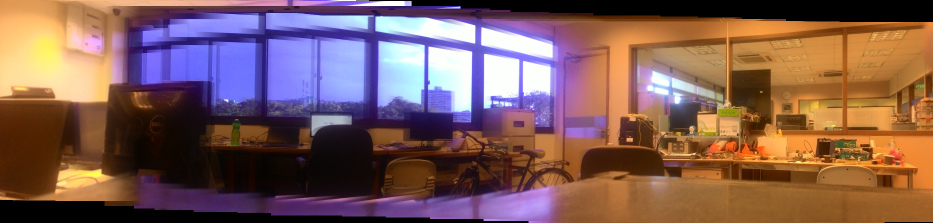
#> input picture Panorama_lab_15_pics.png, 1866 x 445 px (shown at 1/2 size)
$ python -i panorama8.py   (imports and definitions only)   (Python 2 division)
#> lines starting #> are read from the running program, lines starting #| are printed output that depends on the picture
# a modification of panorama6.py
# using to_fish_eye

# import the necessary packages
import numpy as np
import imutils
import cv2
import os
from os import listdir, mkdir
from os.path import isfile, join, exists
from utils import load_image
from transform import *


class Stitcher:
    def __init__(self):
        # determine if we are using OpenCV v3.X
        self.isv3 = imutils.is_cv3()
        self.reinforce_rows = 100
        self.meaningful_threshold = 0.7
        self.idenMatrix = np.array([[1, 0], [0, 1]])
        self.homo = None
        self.err_threshold = 0.00001

    def stitch(self, images, ratio=0.6, reprojThresh=4.0, deg=0.5):

        # [18 lines left out: function getError, not called in this run]

        # unpack the images
        (self.image_left, self.image_right) = images

        (kps, features) = self.detectAndDescribe(self.image_left)
        self.l_ori_kps = np.copy(kps)
        self.l_kps = np.copy(kps)
        self.l_features = np.copy(features)

        (kps, features) = self.detectAndDescribe(self.image_right)
        self.r_ori_kps = np.copy(kps)
        self.r_kps = np.copy(kps)
        self.r_features = np.copy(features)

        matchResult = self.matchKeypoints(self.r_kps, self.l_kps,
                                          self.r_features, self.l_features, ratio, reprojThresh)

        if matchResult is None:
            print 'images are not match!'
            return None

        (self.matches, H, self.status) = matchResult

        # [14 lines of commented-out code are left out]

        ite_max = 20
        step = deg  # should change to deg
        last_error = 999 # infinite
        coolest_error = (999, 0, None) # infinite

        for ite in range(ite_max):

            print 'deg = {}'.format(deg)

            inc_deg = deg + step
            dec_deg = deg - step

            (now_error, self.homo) = getError(self, deg)
            # print 'homo abc:', self.homo
            # cv2.imshow('warped', cv2.warpPerspective(self.image_right, self.homo, (1000, 1000)))
            # cv2.waitKey(0)
            if now_error < coolest_error[0]:
                coolest_error = (now_error, deg, self.homo)

            (inc_error, inc_homo) = getError(self, inc_deg)
            (dec_error, dec_homo) = getError(self, dec_deg)

            if inc_error < dec_error:
                deg = deg + step / 2.
            else:
                deg = deg - step / 2.

            step = step / 2.

            # print 'current error = {}, dec error = {}, inc error = {}'.format(now_error, dec_error, inc_error)

            if abs(now_error - last_error) < self.err_threshold:
                # print 'now_error = {}, break after {} iterations'.format(now_error, ite + 1)
                break

            last_error = now_error

        print 'Finally, use deg = {}'.format(coolest_error[1])
        deg = coolest_error[1]
        self.homo = coolest_error[2]
        # print self.homo
        if self.homo[0, 2] <= 0:
            return self.image_left if self.image_left.shape[1] > self.image_right.shape[1] else self.image_right


        image_left = to_fish_eye(self.image_left, deg)
        image_right = to_fish_eye(self.image_right, deg)

        image_right_wrapped = cv2.warpPerspective(image_right, self.homo,
                                         (image_left.shape[1] + int(self.homo[0, 2]),
                                          image_left.shape[0]),
                                          borderMode=cv2.BORDER_CONSTANT, borderValue=0)
        print 'homo: ', self.homo
        cv2.imshow('left', image_left)
        cv2.imshow('right', image_right_wrapped)

        result = self.paste(image_left, image_right_wrapped, moved=self.homo[0, 2])

        # cv2.imshow('result', result)
        # cv2.waitKey(0)

        return result

    # [221 lines left out: functions calibrate, findBound, paste, paste_2, paste_3, trimSurplusCols and 4 more, not called in this run]


# [148 lines not run here, left out]

>>> import cv2
>>> picture = cv2.imread('Panorama_lab_15_pics.png', cv2.IMREAD_GRAYSCALE)
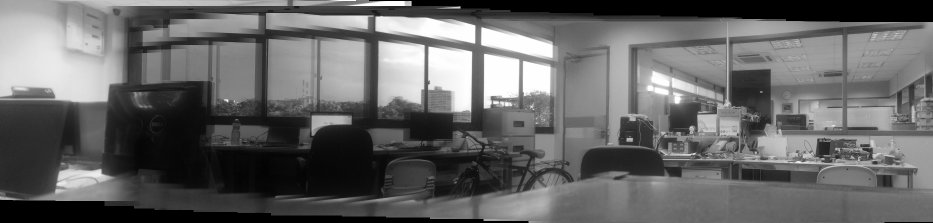
#> picture: shape (445, 1866) (shown at 1/2 size); min 0, max 254, mean 101.6
>>> result = Stitcher().stitch(picture)
#> (the run stopped early here; a loop or call above may not have finished)

$ run again, on Panorama_lab_9_pics.png
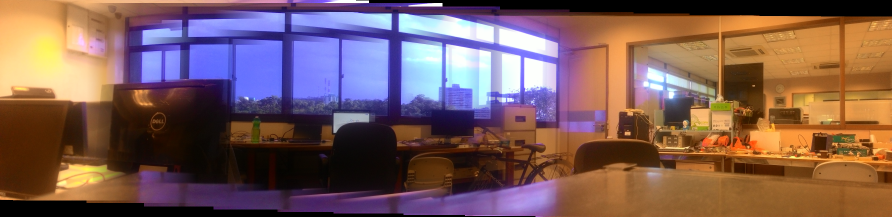
#> input picture Panorama_lab_9_pics.png, 1783 x 433 px (shown at 1/2 size)
#> `picture = cv2.imread('Panorama_lab_15_pics.png', cv2.IMREAD_GRAYSCALE)`:
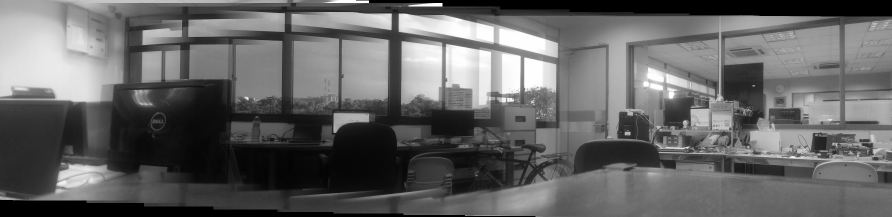
#> picture: shape (433, 1783) (shown at 1/2 size); min 0, max 255, mean 100.2

$ run again, on Tung_pano0.jpg
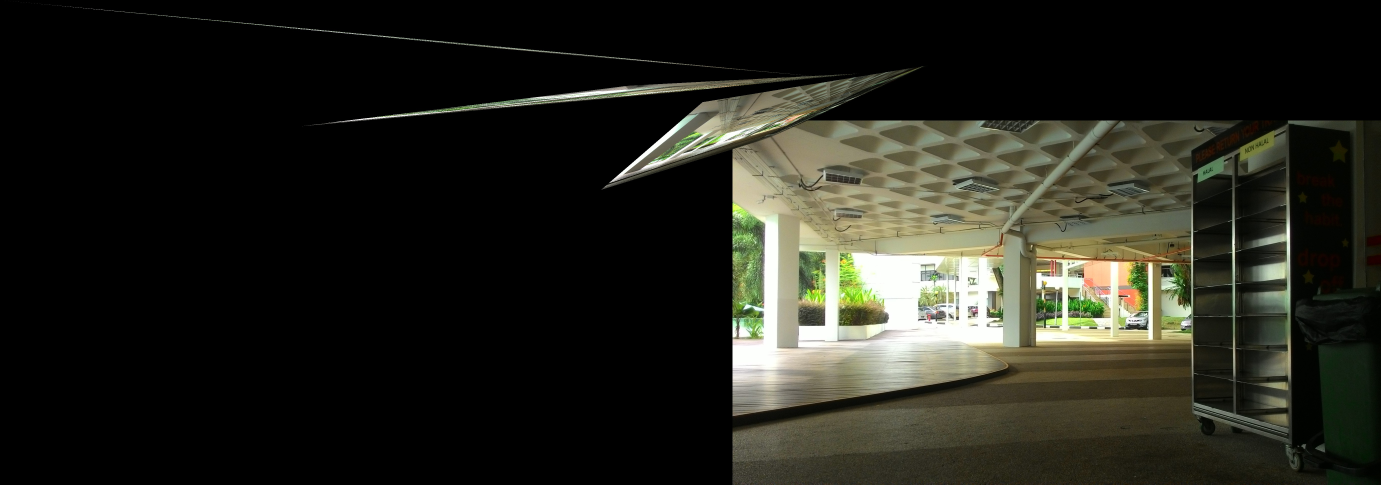
#> input picture Tung_pano0.jpg, 5522 x 1938 px (shown at 1/4 size)
#> `picture = cv2.imread('Panorama_lab_15_pics.png', cv2.IMREAD_GRAYSCALE)`:
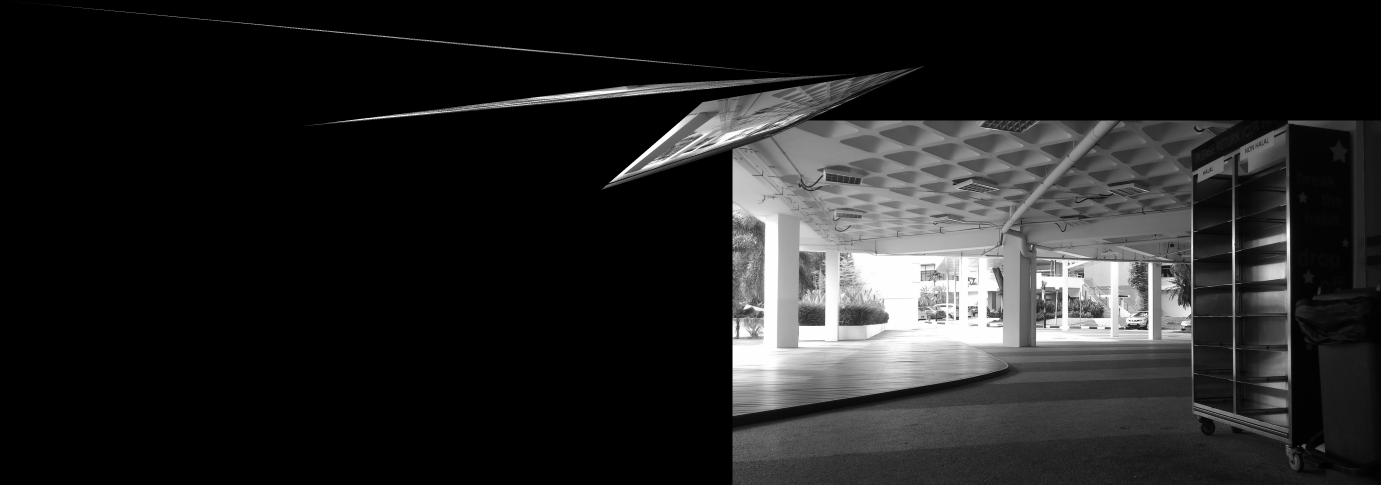
#> picture: shape (1938, 5522) (shown at 1/4 size); min 0, max 255, mean 35.4

$ run again, on pano0.jpg
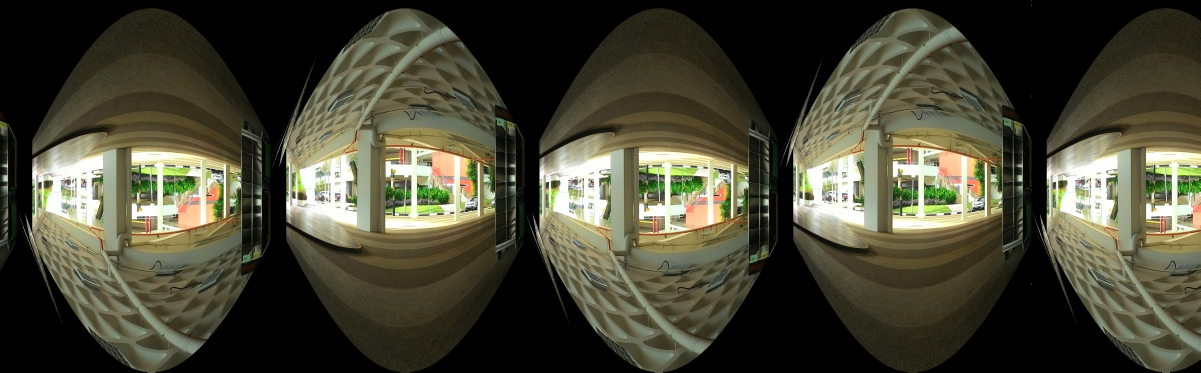
#> input picture pano0.jpg, 4801 x 1489 px (shown at 1/4 size)
#> `picture = cv2.imread('Panorama_lab_15_pics.png', cv2.IMREAD_GRAYSCALE)`:
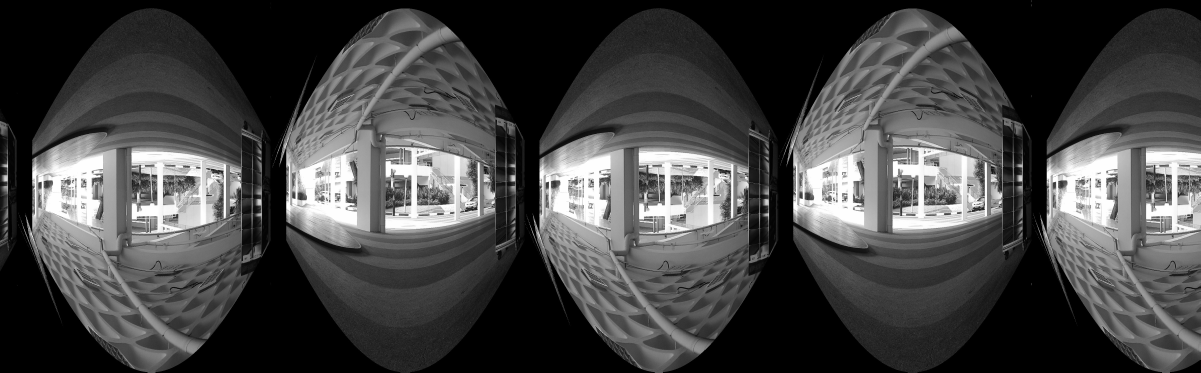
#> picture: shape (1489, 4801) (shown at 1/4 size); min 0, max 255, mean 69.4
